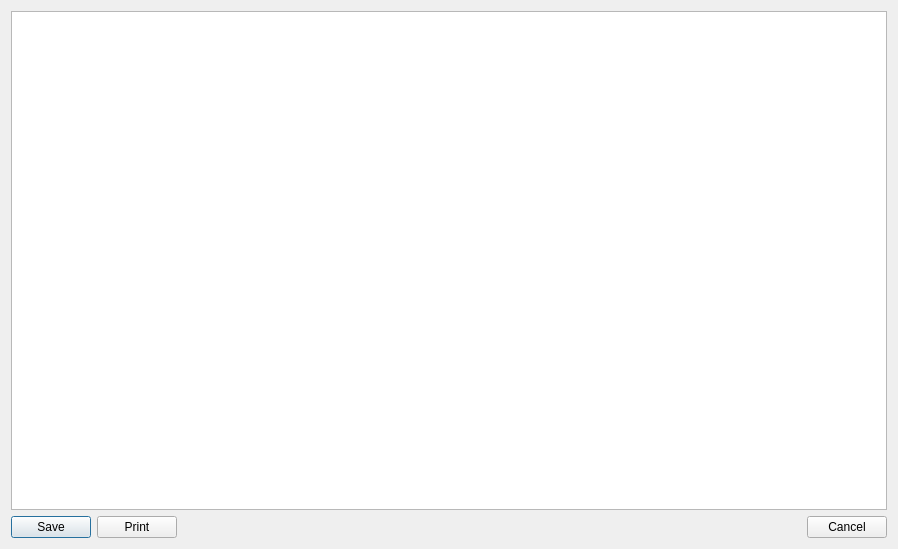
<?xml version="1.0" encoding="UTF-8"?>
<ui version="4.0">
 <class>ReportForm</class>
 <widget class="QDialog" name="ReportForm">
  <property name="geometry">
   <rect>
    <x>0</x>
    <y>0</y>
    <width>898</width>
    <height>549</height>
   </rect>
  </property>
  <property name="windowTitle">
   <string>Dialog</string>
  </property>
  <layout class="QVBoxLayout" name="verticalLayout">
   <item>
    <widget class="QTextEdit" name="textEdit"/>
   </item>
   <item>
    <layout class="QHBoxLayout" name="horizontalLayout">
     <item>
      <widget class="QPushButton" name="pbSave">
       <property name="text">
        <string>Save</string>
       </property>
      </widget>
     </item>
     <item>
      <widget class="QPushButton" name="pbPrint">
       <property name="text">
        <string>Print</string>
       </property>
      </widget>
     </item>
     <item>
      <spacer name="horizontalSpacer">
       <property name="orientation">
        <enum>Qt::Horizontal</enum>
       </property>
       <property name="sizeHint" stdset="0">
        <size>
         <width>40</width>
         <height>20</height>
        </size>
       </property>
      </spacer>
     </item>
     <item>
      <widget class="QPushButton" name="pbCancel">
       <property name="text">
        <string>Cancel</string>
       </property>
      </widget>
     </item>
    </layout>
   </item>
  </layout>
 </widget>
 <resources/>
 <connections>
  <connection>
   <sender>pbCancel</sender>
   <signal>clicked()</signal>
   <receiver>ReportForm</receiver>
   <slot>reject()</slot>
   <hints>
    <hint type="sourcelabel">
     <x>328</x>
     <y>278</y>
    </hint>
    <hint type="destinationlabel">
     <x>199</x>
     <y>149</y>
    </hint>
   </hints>
  </connection>
 </connections>
</ui>
